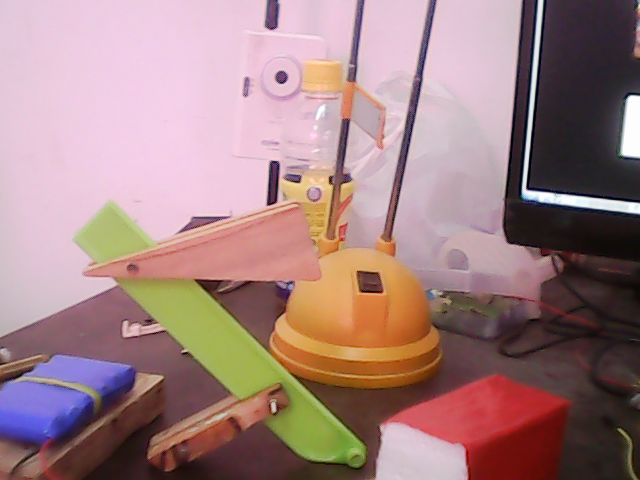
#> input picture Research/keyFrameHist/test.png, 640 x 480 px
$ python fileImage.py
#> lines starting #> are read from the running program, lines starting #| are printed output that depends on the picture; after the words box and inside, x2 and y2 are one past the last pixel; in counts of white or black regions, pixels touching at a corner belong together
############################################
## Import OpenCV
import numpy as np
import cv2
############################################

############################################
## Read the image
img = cv2.imread('test.png')
#> img is the input picture: shape (480, 640, 3); mean B, G, R 129.9, 129.7, 161.9
############################################

############################################
## Do the processing
img = cv2.cvtColor(img, cv2.COLOR_BGR2HSV)
#> img: shape (480, 640, 3); mean H, S, V 108.5, 79.6, 165.1
lower = np.array([156,0,0])
upper = np.array([181,255,255])
mask = cv2.inRange(img, lower, upper)
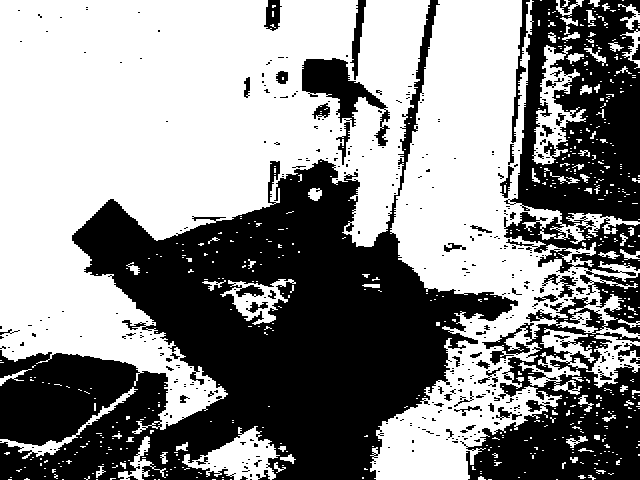
#> mask: shape (480, 640); 55% white; 405 black regions (351 under 20 px), largest, box (x1, y1, x2, y2) and area: (0, 0, 518, 480) 87684, (460, 0, 640, 480) 41529, (302, 58, 390, 146) 2684

############################################

############################################
## Show the image
cv2.imshow('image',img)
cv2.imshow('mask',mask)
############################################

############################################
## Close and exit
cv2.waitKey(0)
cv2.destroyAllWindows()
############################################
